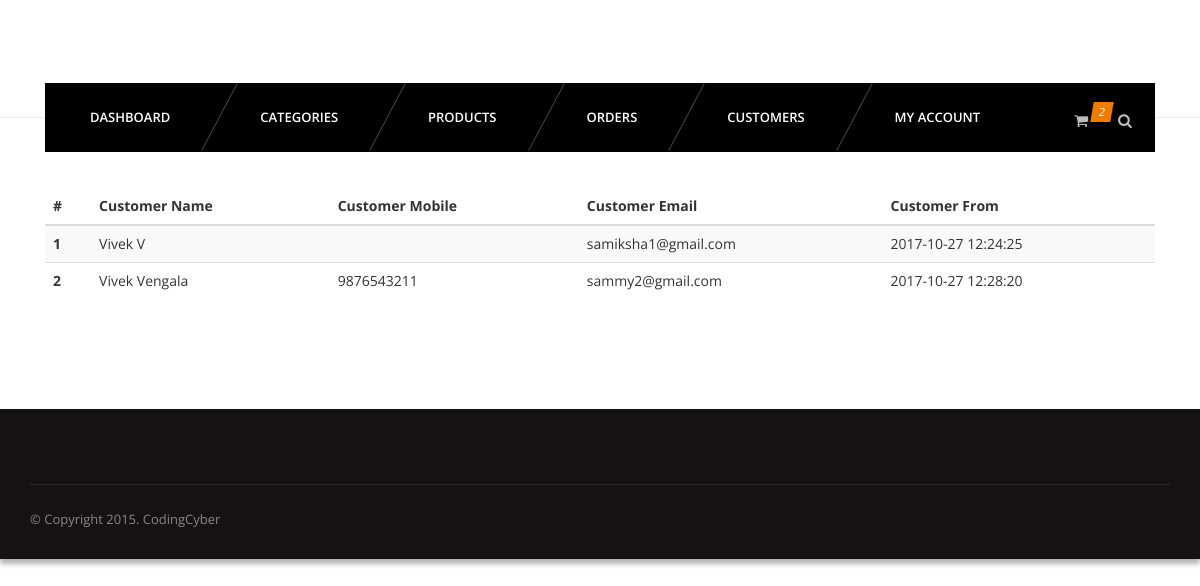
The page /admin/customers.php (signed in) on the database its author committed.
### tables this page shows
CREATE TABLE `users` (
  `id` int(11) NOT NULL,
  `email` varchar(255) NOT NULL,
  `password` varchar(255) NOT NULL,
  `timestamp` datetime NOT NULL DEFAULT CURRENT_TIMESTAMP
);

CREATE TABLE `usersmeta` (
  `id` int(11) NOT NULL,
  `uid` int(11) NOT NULL,
  `firstname` varchar(255) NOT NULL,
  `lastname` varchar(255) NOT NULL,
  `company` varchar(255) NOT NULL,
  `address1` varchar(255) NOT NULL,
  `address2` varchar(255) NOT NULL,
  `city` varchar(255) NOT NULL,
  `state` varchar(255) NOT NULL,
  `country` varchar(255) NOT NULL,
  `zip` varchar(255) NOT NULL,
  `mobile` varchar(255) NOT NULL
);

### admin/customers.php (the view, shortened to what this page needs)
<?php
	require_once '../config/connect.php';
?>
<?php include 'inc/header.php'; ?>
<?php include 'inc/nav.php'; ?>
<section id="content">
	<div class="content-blog">
		<div class="container">
			<table class="table table-striped">
				<thead>
					<tr>
						<th>#</th>
						<th>Customer Name</th>
						<th>Customer Mobile</th>
						<th>Customer Email</th>
						<th>Customer From</th>
					</tr>
				</thead>
				<tbody>
				<?php
					$sql = "SELECT * FROM users u JOIN usersmeta u1 WHERE u.id=u1.uid";
					$res = mysqli_query($connection, $sql);
					while ($r = mysqli_fetch_assoc($res)) {
				?>
					<tr>
						<th scope="row"><?php echo $r['id']; ?></th>
						<td><?php echo $r['firstname'] . " " . $r['lastname']; ?></td>
						<td><?php echo $r['mobile']; ?></td>
						<td><?php echo $r['email']; ?></td>
						<td><?php echo $r['timestamp']; ?></td>
				<?php } ?>
				</tbody>
			</table>
		</div>
	</div>
</section>
<?php include 'inc/footer.php' ?>

### css/light.css (style rules this page uses)
body { background-color:#fff; }

### rows shown on the page
users: usersmeta.id "1", usersmeta.firstname "Vivek", usersmeta.lastname "V", email "samiksha1@gmail.com", timestamp "2017-10-27 12:24:25"
users: usersmeta.id "2", usersmeta.firstname "Vivek", usersmeta.lastname "Vengala", usersmeta.mobile "9876543211", email "sammy2@gmail.com", timestamp "2017-10-27 12:28:20"
